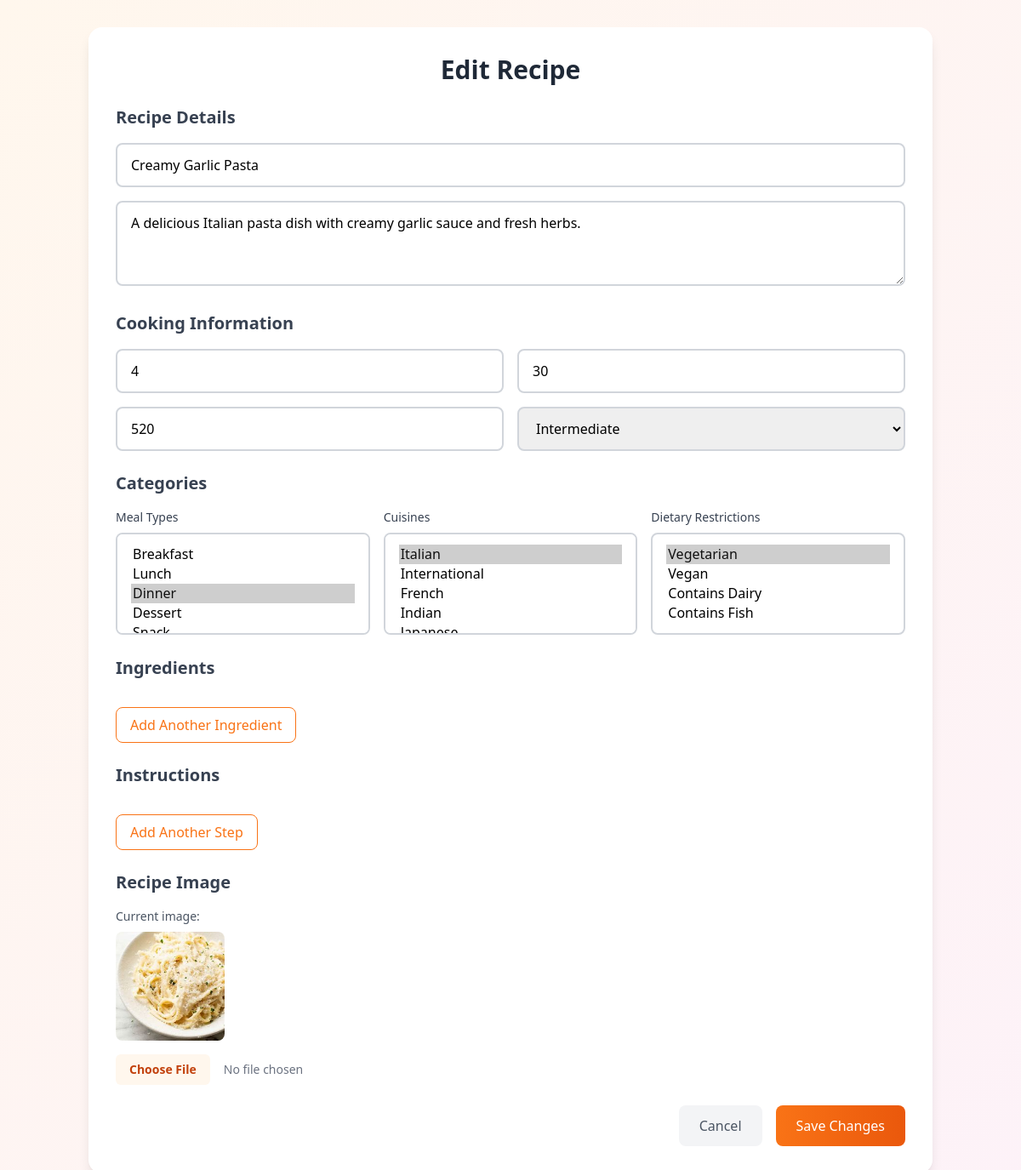
/edit-recipe/1/ (signed in), run on the app's committed database.
### Recipie/models.py (models this page shows, shortened)
class Recipe(models.Model):
    title = models.CharField(max_length=200)
    description = models.TextField()
    created_at = models.DateTimeField(auto_now_add=True)
    updated_at = models.DateTimeField(auto_now=True)
    servings = models.PositiveIntegerField(
        validators=[MinValueValidator(1)]
    )
    prep_time = models.PositiveIntegerField(  # in minutes
        validators=[MinValueValidator(1)]
    )
    calories = models.PositiveIntegerField(
        validators=[MinValueValidator(1)]
    )
    rating = models.FloatField(
        validators=[MinValueValidator(0), MaxValueValidator(5)],
        default=0
    )
    image = models.ImageField(upload_to='recipe_images/')
    author = models.ForeignKey(
        User,
        on_delete=models.CASCADE,
        related_name='recipes'
    )
    DIFFICULTY_CHOICES = [
        ('easy', 'Easy'),
        ('medium', 'Medium'),
        ('hard', 'Hard')
    ]
    difficulty = models.CharField(
        max_length=10,
        choices=DIFFICULTY_CHOICES,
        default='medium'
    )
    class Meta:
        ordering = ['-created_at']

### Recipie/views.py (the view, shortened to what this page needs)
# urls.py: path('edit-recipe/<int:recipe_id>/', views.edit_recipe, name='edit_recipe'),
@login_required
def edit_recipe(request, recipe_id):
    try:
        recipe = Recipe.objects.get(id=recipe_id, author=request.user)
    except Recipe.DoesNotExist:
        messages.error(request, 'Recipe not found!')
        return redirect('home')
    context = {
        'recipe': recipe,
        'meal_types': MealType.objects.all(),
        'cuisines': Cuisine.objects.all(),
        'dietary_restrictions': DietaryRestriction.objects.all(),
        'selected_meal_types': [mt.id for mt in recipe.meal_types.all()],
        'selected_cuisines': [c.id for c in recipe.cuisines.all()],
        'selected_restrictions': [dr.id for dr in recipe.dietary_restrictions.all()],
        'ingredients': recipe.ingredients.all().order_by('order'),
        'instructions': recipe.instructions.all().order_by('step_number'),
    }
    return render(request, 'edit_recipe.html', context)

### templates/edit_recipe.html (shortened to what this page needs)
<!DOCTYPE html>
<html lang="en">
<head>
    <script src="https://cdn.tailwindcss.com"></script>
    <link href="https://cdnjs.cloudflare.com/ajax/libs/animate.css/4.1.1/animate.min.css" rel="stylesheet">
    <link rel="stylesheet" href="https://cdnjs.cloudflare.com/ajax/libs/font-awesome/6.4.0/css/all.min.css">
</head>
<body class="min-h-screen bg-gradient-to-br from-orange-50 to-pink-50">
    <div class="container px-4 py-8 mx-auto">
        <div class="p-8 bg-white rounded-2xl shadow-lg animate__animated animate__fadeIn">
            <h1 class="mb-6 text-3xl font-bold text-center text-gray-800">Edit Recipe</h1>
            <form method="POST" enctype="multipart/form-data" class="space-y-6">
                <div class="space-y-4">
                    <h3 class="text-xl font-semibold text-gray-700">Recipe Details</h3>
                    <input type="text" name="title" required value="{{ recipe.title }}"
                           class="px-4 py-3 w-full rounded-lg border-2 border-gray-300"
                           placeholder="Recipe title">
                    <textarea name="description" required rows="3"
                              class="px-4 py-3 w-full rounded-lg border-2 border-gray-300"
                              placeholder="Recipe description">{{ recipe.description }}</textarea>
                </div>
                <div class="space-y-4">
                    <h3 class="text-xl font-semibold text-gray-700">Cooking Information</h3>
                    <div class="grid grid-cols-1 gap-4 md:grid-cols-2">
                        <input type="number" name="servings" required value="{{ recipe.servings }}"
                               class="px-4 py-3 rounded-lg border-2 border-gray-300"
                               placeholder="Number of servings">
                        <input type="number" name="prep_time" required value="{{ recipe.prep_time }}"
                               class="px-4 py-3 rounded-lg border-2 border-gray-300"
                               placeholder="Prep time (minutes)">
                        <input type="number" name="calories" required value="{{ recipe.calories }}"
                               class="px-4 py-3 rounded-lg border-2 border-gray-300"
                               placeholder="Calories per serving">
                        <select name="difficulty" required
                                class="px-4 py-3 rounded-lg border-2 border-gray-300">
                            <option value="medium" {% if recipe.difficulty == 'medium' %}selected{% endif %}>Intermediate</option>
                        </select>
                    </div>
                </div>
                <div class="space-y-4">
                    <h3 class="text-xl font-semibold text-gray-700">Categories</h3>
                    <div class="grid grid-cols-1 gap-4 md:grid-cols-3">
                        <div>
                            <label class="block mb-2 text-sm font-medium text-gray-700">Meal Types</label>
                            <select name="meal_type" multiple required class="px-4 py-3 w-full rounded-lg border-2 border-gray-300">
                                {% for meal_type in meal_types %}
                                    <option value="{{ meal_type.id }}"
                                            {% if meal_type.id in selected_meal_types %}selected{% endif %}>
                                        {{ meal_type.name }}
                                    </option>
                                {% endfor %}
                            </select>
                        </div>
                        <div>
                            <label class="block mb-2 text-sm font-medium text-gray-700">Cuisines</label>
                            <select name="cuisine" multiple required class="px-4 py-3 w-full rounded-lg border-2 border-gray-300">
                                {% for cuisine in cuisines %}
                                    <option value="{{ cuisine.id }}"
                                            {% if cuisine.id in selected_cuisines %}selected{% endif %}>
                                        {{ cuisine.name }}
                                    </option>
                                {% endfor %}
                            </select>
                        </div>
                        <div>
                            <label class="block mb-2 text-sm font-medium text-gray-700">Dietary Restrictions</label>
                            <select name="dietary_restrictions" multiple required class="px-4 py-3 w-full rounded-lg border-2 border-gray-300">
                                {% for restriction in dietary_restrictions %}
                                    <option value="{{ restriction.id }}"
                                            {% if restriction.id in selected_restrictions %}selected{% endif %}>
                                        {{ restriction.name }}
                                    </option>
                                {% endfor %}
                            </select>
                        </div>
                    </div>
                </div>
                <div class="space-y-4">
                    <h3 class="text-xl font-semibold text-gray-700">Ingredients</h3>
                    <button type="button" onclick="addIngredient()"
                            class="px-4 py-2 text-orange-500 rounded-lg border border-orange-500 hover:bg-orange-50">
                        Add Another Ingredient
                    </button>
                </div>
                <div class="space-y-4">
                    <h3 class="text-xl font-semibold text-gray-700">Instructions</h3>
                    <button type="button" onclick="addInstruction()"
                            class="px-4 py-2 text-orange-500 rounded-lg border border-orange-500 hover:bg-orange-50">
                        Add Another Step
                    </button>
                </div>
                <div class="space-y-4">
                    <h3 class="text-xl font-semibold text-gray-700">Recipe Image</h3>
                    {% if recipe.image %}
                        <div class="mb-4">
                            <p class="mb-2 text-sm text-gray-600">Current image:</p>
                            <img src="{{ recipe.image.url }}" alt="{{ recipe.title }}" class="object-cover w-32 h-32 rounded-lg">
                        </div>
                    {% endif %}
                    <input type="file" name="image" accept="image/*"
                           class="block w-full text-sm text-gray-500 file:mr-4 file:py-2 file:px-4 file:rounded-md file:border-0 file:text-sm file:font-semibold file:bg-orange-50 file:text-orange-700 hover:file:bg-orange-100">
                </div>
                <div class="flex gap-4 justify-end">
                    <a href="{% url 'home' %}"
                       class="px-6 py-3 text-gray-600 bg-gray-100 rounded-lg hover:bg-gray-200">
                        Cancel
                    </a>
                    <button type="submit"
                            class="px-6 py-3 text-white bg-gradient-to-r from-orange-500 to-orange-600 rounded-lg hover:from-orange-600 hover:to-orange-700">
                        Save Changes
                    </button>
                </div>
            </form>
        </div>
    </div>
</body>
</html>

### data on the page
Recipe: title "Creamy Garlic Pasta", description "A delicious Italian pasta dish with creamy garlic sauce and fresh herbs.", servings "4", prep_time "30", calories "520", difficulty "Intermediate", image (picture)

### other printed values
form field meal_type "Breakfast / Lunch / Dinner ☑ / Dessert"
form field cuisine "Italian ☑ / International / French / Indian"
form field dietary_restrictions "Vegetarian ☑ / Vegan / Contains Dairy / Contains Fish"
